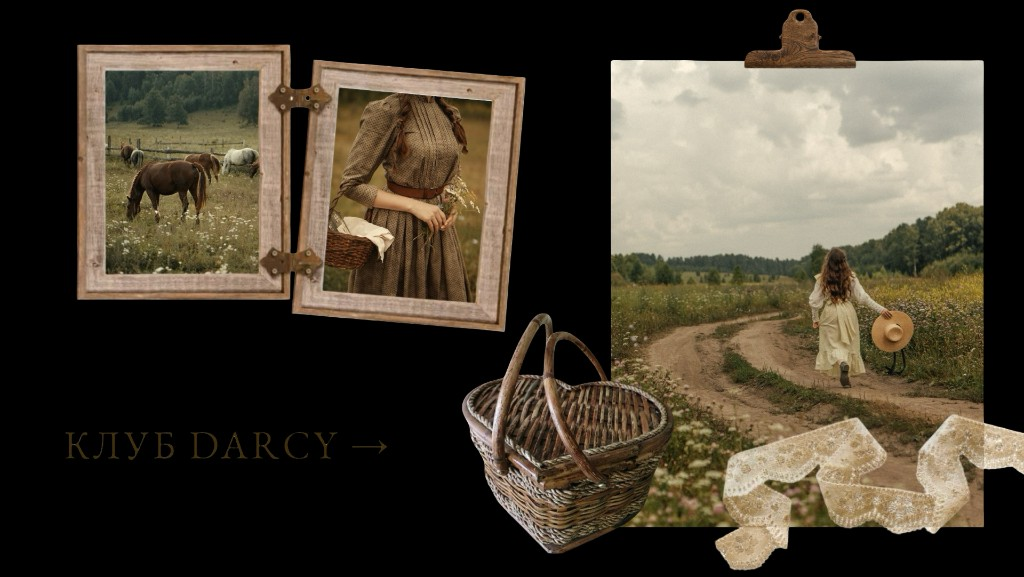
#> input picture assets/images/home/promo/promo-club-src.jpg, 1024 x 577 px
$ python promo-flatten-cream.py
#> lines starting #> are read from the running program, lines starting #| are printed output that depends on the picture
#!/usr/bin/env python3
# Формирует непрозрачный WebP на кремовом фоне приложения, устраняя чёрные ореолы от неверной обработки прозрачности.
"""Build flat promo WebP on app cream background — no PNG alpha / black halos."""
from __future__ import annotations

from pathlib import Path

from PIL import Image

ROOT = Path(__file__).resolve().parents[2]
PROMO = ROOT / "assets" / "images" / "home" / "promo"
CREAM = (253, 248, 240)
BLACK_CUT = 18
BLACK_FEATHER = 22


def replace_black_background(im: Image.Image) -> Image.Image:
    # Заменяет почти чёрный фон на кремовый с мягким переходом, чтобы не оставить резкий чёрный край.
    out = im.convert("RGB")
    px = out.load()
    w, h = out.size
    for y in range(h):
        for x in range(w):
            r, g, b = px[x, y]
            m = max(r, g, b)
            if m <= BLACK_CUT:
                px[x, y] = CREAM
            elif m <= BLACK_CUT + BLACK_FEATHER:
                t = (m - BLACK_CUT) / BLACK_FEATHER
                px[x, y] = tuple(
                    int(CREAM[i] * (1 - t) + channel * t) for i, channel in enumerate((r, g, b))
                )
    return out


def save_webp(im: Image.Image, dst: Path) -> None:
    # Создаёт каталог назначения и сохраняет отдельную непрозрачную WebP-копию с выбранным quality.
    dst.parent.mkdir(parents=True, exist_ok=True)
    im.save(dst, "WEBP", quality=88, method=6)
    print(f"OK {dst.name} ({im.size[0]}x{im.size[1]})")


def main() -> None:
    # Обрабатывает только согласованные промо-пары; остальные локальные изображения не обходятся.
    pairs = [
        ("promo-club-src.jpg", "promo-club-flat.webp"),
        ("promo-quiz-src.jpg", "promo-quiz-flat.webp"),
        ("promo-feed-src.jpg", "promo-feed-flat.webp"),
    ]
    for src_name, dst_name in pairs:
        src = PROMO / src_name
        if not src.exists():
            raise SystemExit(f"Missing {src}")
        save_webp(replace_black_background(Image.open(src)), PROMO / dst_name)
#> in replace_black_background, out is the input picture: PIL image 1024x577 RGB; mean R, G, B 72.5, 64.2, 50.3
#> in save_webp, `im.save(dst, "WEBP", quality=88, method=6)`:
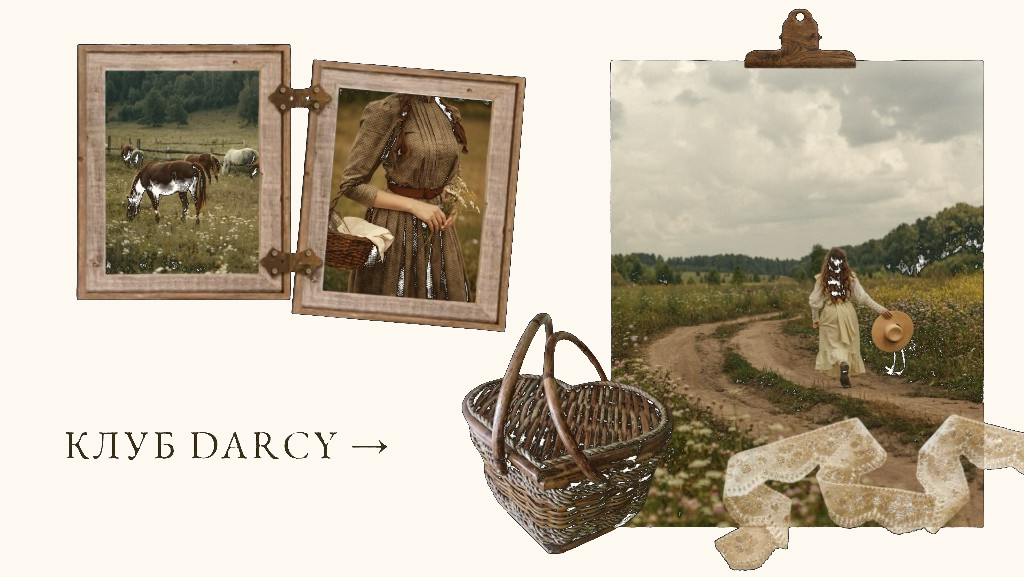
#> saved as promo-club-flat.webp: PIL image 1024x577 RGB; mean R, G, B 191.8, 181.2, 163.5
#| OK promo-club-flat.webp (1024x577)
#> pass 2 of the loop in main, `for src_name, dst_name in pairs:`:
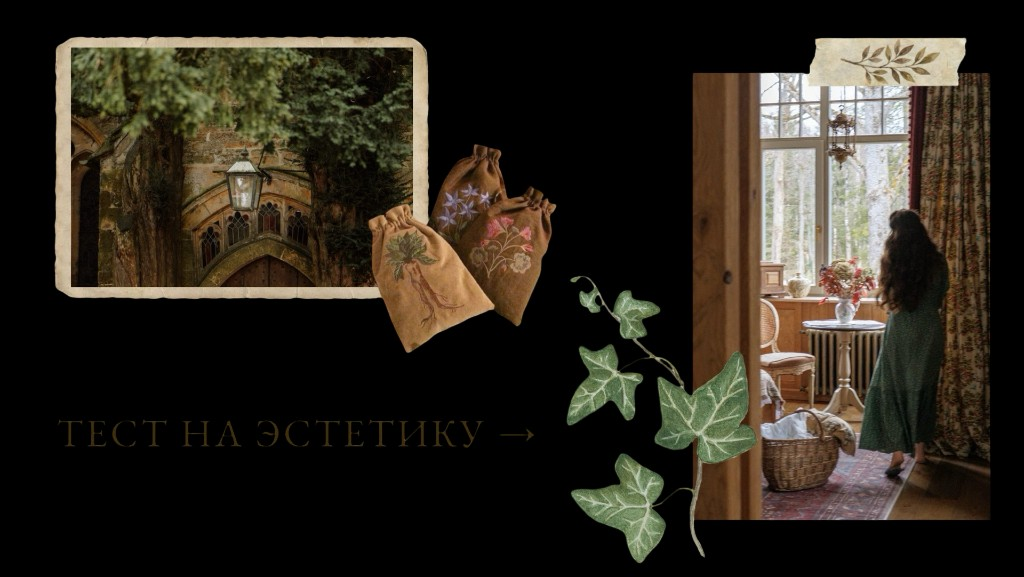
#> input picture assets/images/home/promo/promo-quiz-src.jpg, 1024 x 577 px
#> in replace_black_background, out is the input picture: PIL image 1024x577 RGB; mean R, G, B 45.9, 39.9, 30.3
#> in save_webp (call 2), `im.save(dst, "WEBP", quality=88, method=6)`:
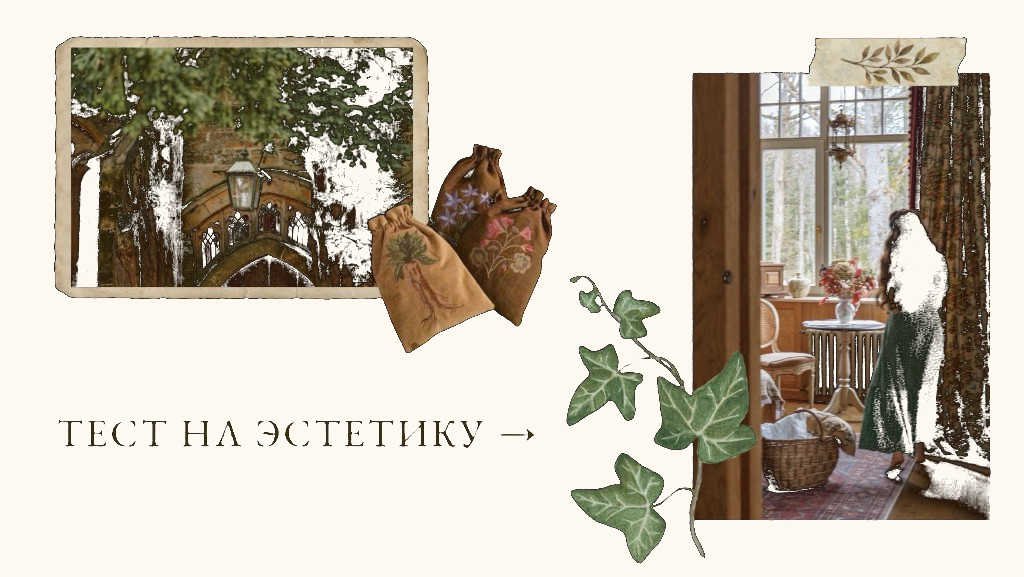
#> saved as promo-quiz-flat.webp: PIL image 1024x577 RGB; mean R, G, B 195.3, 186.6, 172.7
#| OK promo-quiz-flat.webp (1024x577)
#> pass 3 of the loop in main, `for src_name, dst_name in pairs:`:
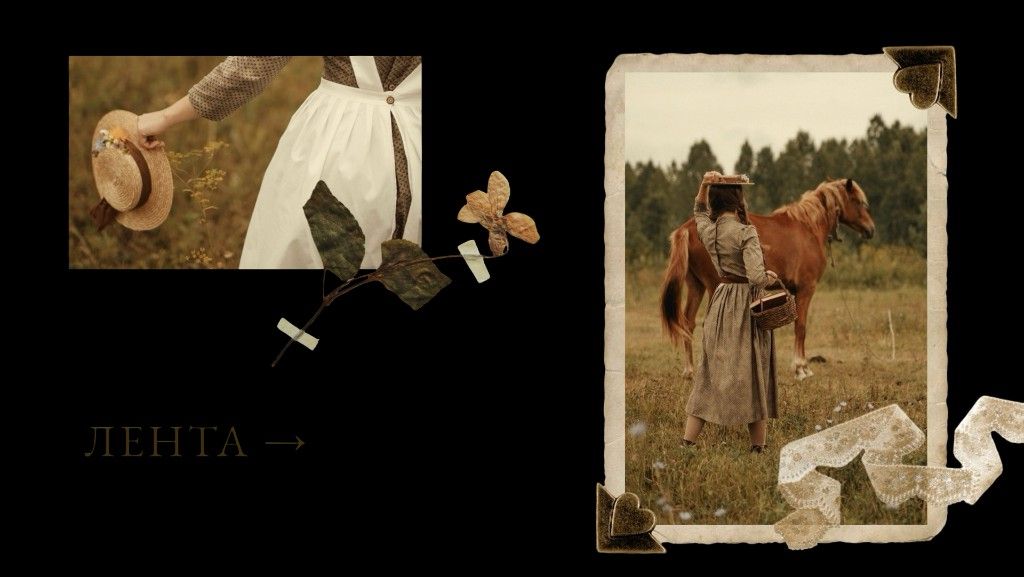
#> input picture assets/images/home/promo/promo-feed-src.jpg, 1024 x 577 px
#> in replace_black_background, out is the input picture: PIL image 1024x577 RGB; mean R, G, B 62.9, 53, 38.1
#> in save_webp (call 3), `im.save(dst, "WEBP", quality=88, method=6)`:
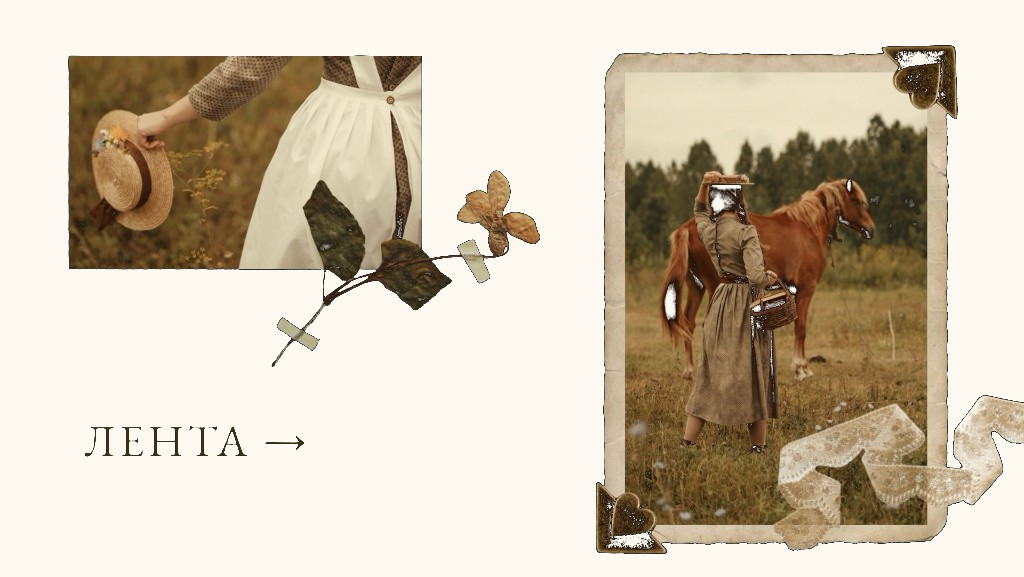
#> saved as promo-feed-flat.webp: PIL image 1024x577 RGB; mean R, G, B 205.5, 193, 173.5
#| OK promo-feed-flat.webp (1024x577)


if __name__ == "__main__":
    main()
